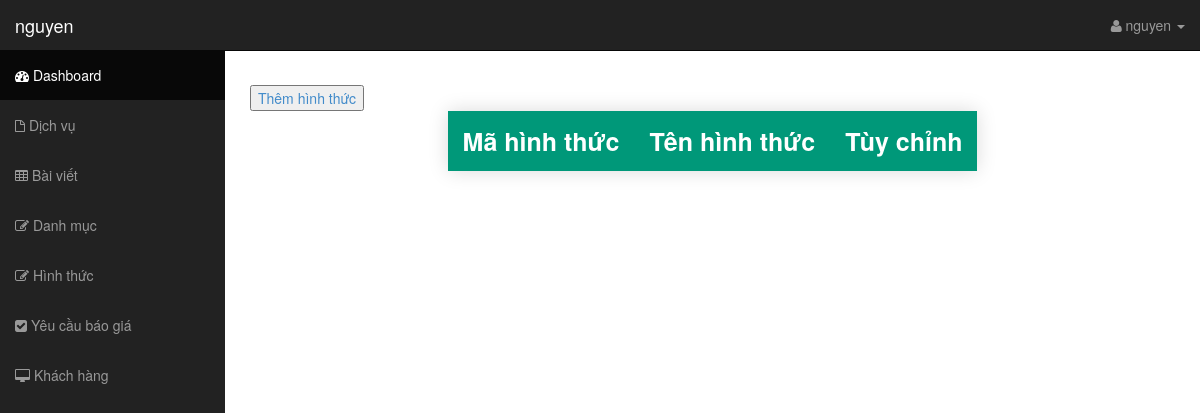
/controller/admin.php?view=hinhthuc (signed in), run on an earlier commit of the app's database.
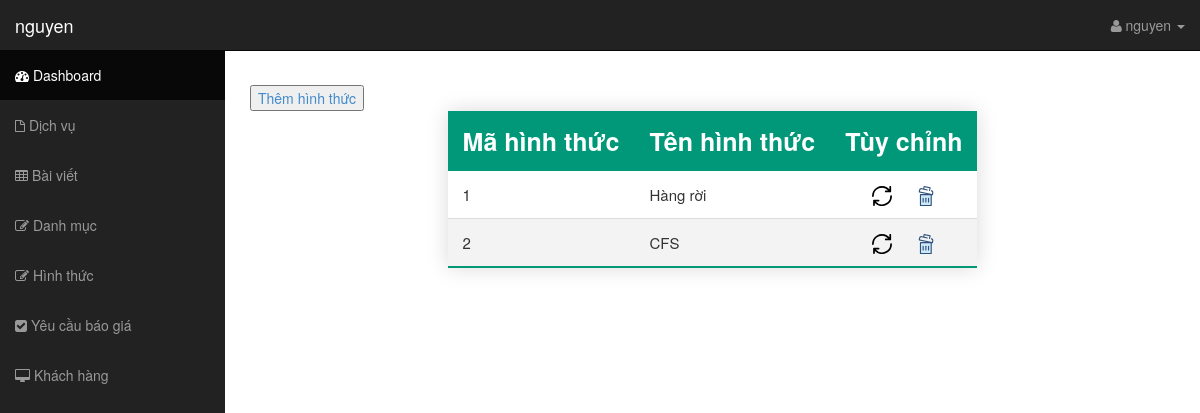
And on a later commit of the database.
### tables this page shows
CREATE TABLE `hinhthuc` (
  `mahinhthuc` int(11) NOT NULL,
  `tenhinhthuc` varchar(255) NOT NULL
);

### controller/admin.php (called while the page is built)
<?php
include "../view/admin/header.php";
include "../view/admin/admin.php";
include "../view/admin/footer.php";
?>

### model/thuvien.php (called while the page is built, shortened)
<?php
function showDatabase($pdo, $table) {
	$select = "SELECT * FROM $table";
	$stmt = $pdo->prepare($select);
	$stmt->execute();
	$element = $stmt->fetchAll(PDO::FETCH_ASSOC);
	return $element;
}
?>

### view/admin/hinhthuc.php (the view)
<div>
    <button>
        <a href="../controller/them_ht.php">Thêm hình thức</a>
    </button>
</div>
<table class="styled-table">
    <thead>
        <tr>
            <th>Mã hình thức</th>
            <th>Tên hình thức</th>
            <th>Tùy chỉnh</th>
        </tr>
    </thead>
    <tbody>
        <?php
            $table = "hinhthuc";
            $row = showDatabase($pdo, $table);
            foreach ($row as $value) {
        ?>
            <tr>
                <td><?php echo $value['mahinhthuc'];?></td>
                <td><?php echo $value['tenhinhthuc'];?></td>
                <td class="option">
                    <a class="update" href="../controller/sua_ht.php?mahinhthuc=<?php echo $value['mahinhthuc'];?>" value="">
                        <img src="../view/images/icon/update.svg" title="<?php echo $value['mahinhthuc'];?>" alt="Cập nhật">
                    </a>
                    <a href="../controller/xoa_ht.php?mahinhthuc=<?php echo $value['mahinhthuc'];?>">
                        <img src="../view/images/icon/delete.svg" title="Xóa" alt="Xóa">
                    </a>
                </td>
            </tr>
        <?php } ?>
    </tbody>
</table>

What changed in the data, as far as the page shows it:
added hinhthuc: mahinhthuc "1", tenhinhthuc "Hàng rời"
added hinhthuc: mahinhthuc "2", tenhinhthuc "CFS"
